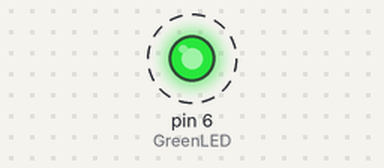
A sketch run on a simulated Arduino Uno, built with avr-gcc and run on an emulated ATmega328P. On the bench: output pins drawn as LEDs (lit = HIGH). Dashed ring = blinking.

Above: at 0.2 s.
Timing chart, 0 to 3.0 s (numbered marks = the images above):
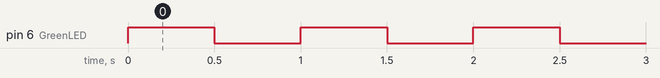

Measured:
- by itself, pin 6 (GreenLED): alternates HIGH for 0.50 s and LOW for 0.50 s

The sketch:

BlinkingLED_Arduino_Breadboard.ino
```cpp
int GreenLED=6;
int OnTime=500;
int OffTime=500;


void setup() {
  // put your setup code here, to run once:
pinMode(GreenLED,OUTPUT);

}

void loop() {
  // put your main code here, to run repeatedly:
digitalWrite(GreenLED,HIGH);
delay(OnTime);
digitalWrite(GreenLED,LOW);
delay(OffTime);
}
```
